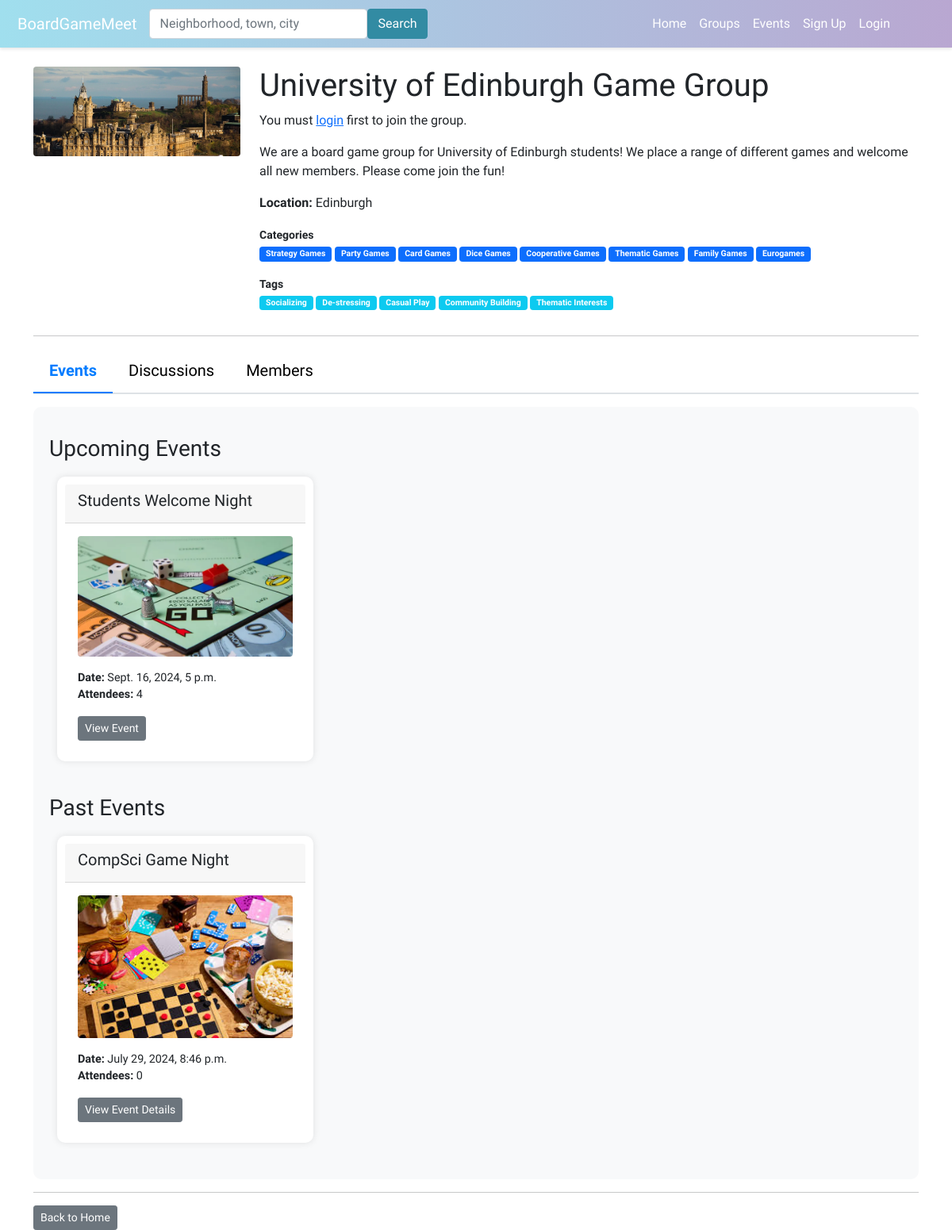
Page /group/university-of-edinburgh-game-group/ on the committed database.
### boardgame/models.py (models this page shows, shortened)
class Group(models.Model):
    name = models.CharField(max_length=100)
    description = models.TextField()
    members = models.ManyToManyField(User, through='GroupMembers')
    slug = models.SlugField(unique=True)
    group_image = models.ImageField(upload_to='group_images/', null=True, blank=True)
    TYPE_SELECT = (
        ('Public', 'Public'),
        ('Private', 'Private'),
    )
    group_privacy = models.CharField(max_length=10,choices=TYPE_SELECT,default='Public')
    categories = models.ManyToManyField(Category, related_name='groups', blank=True)
    tags = models.ManyToManyField(Tag, related_name='groups', blank=True)

class GroupLocation(models.Model):
    group = models.OneToOneField('Group', on_delete=models.CASCADE)
    city = models.CharField(max_length=100)
    sublocality = models.CharField(max_length=100, blank=True)  # neighborhoods or sublocalities
    state = models.CharField(max_length=100, blank=True)
    postcode = models.CharField(max_length=20, blank=True)
    country = models.CharField(max_length=100)
    latitude = models.DecimalField(max_digits=9, decimal_places=6, blank=True, null=True)
    longitude = models.DecimalField(max_digits=9, decimal_places=6, blank=True, null=True)

class Category(models.Model):
    name = models.CharField(max_length=100)

class Tag(models.Model):
    name = models.CharField(max_length=100)

class Event(models.Model):
    group = models.ForeignKey(Group, on_delete=models.CASCADE)
    title = models.CharField(max_length=100)
    description = models.TextField()
    date_time = models.DateTimeField()
    attendees = models.ManyToManyField(User, through='EventAttendance')
    event_image = models.ImageField(upload_to='event_images/', null=True, blank=True)
    categories = models.ManyToManyField(Category, related_name='events', blank=True)
    tags = models.ManyToManyField(Tag, related_name='events', blank=True)
    nominations_open = models.BooleanField(default=True)
    signups_open = models.BooleanField(default=False)
    admin_only_nominations = models.BooleanField(default=False)
    skip_nominations = models.BooleanField(default=False)

### boardgame/views.py (the view, shortened to what this page needs)
# urls.py: path('group/<slug:group_slug>/', views.group_profile, name='group_profile'),
def group_profile(request, group_slug):
    group = Group.objects.get(slug=group_slug)
    members = group.members.all()
    is_member = False
    is_admin = False
    is_moderator = False
    if request.user.is_authenticated:
        is_member = members.filter(id=request.user.id).exists()
        is_admin = GroupMembers.objects.filter(user=request.user, group=group, is_admin=True).exists()
        is_moderator = GroupMembers.objects.filter(user=request.user, group=group, is_moderator=True).exists()
    now = datetime.now()
    upcoming_events = Event.objects.filter(group=group, date_time__gte=now).order_by('date_time')
    past_events = Event.objects.filter(group=group, date_time__lt=now).order_by('-date_time')
    post_form = GroupPostForm()
    comment_form = GroupCommentForm()
    group_location = GroupLocation.objects.filter(group=group).first()
    posts = GroupPost.objects.filter(group=group).order_by('-date_added')
    context = {
        'group': group,
        'group_location': group_location,
        'is_admin': is_admin,
        'is_moderator': is_moderator,
        'upcoming_events': upcoming_events,
        'past_events': past_events,
        'members': members,
        'is_member': is_member,
        'post_form': post_form,
        'comment_form': comment_form,
        'posts': posts,
    }
    return render(request, 'boardgame/group_profile.html', context)

### boardgame/forms.py
class GroupPostForm(forms.ModelForm):
    class Meta:
        model = GroupPost
        fields = ['content']

class GroupCommentForm(forms.ModelForm):
    class Meta:
        model = GroupPostComment
        fields = ['content']

### boardgame/templates/boardgame/group_profile.html (shortened to what this page needs)
{% extends 'boardgame/base.html' %}
{% load static %}
{% block content %}
<head>
    <link rel="stylesheet" href="{% static 'boardgame/group_profile_style.css' %}">
</head>
<div class="row">
    <div class="col-md-3">
        {% if group.group_image %}
        <img src="{{ group.group_image.url }}" class="profile-image img-fluid rounded">
        {% else %}
        <img src="{% static 'boardgame/images/group_profile_default.jpg' %}" class="profile-image img-fluid rounded">
        {% endif %}
    </div>
    <div class="col-md-9">
        <h1>{{ group.name }}</h1>
        {% if user.is_authenticated %}
        <form method="POST" action="">
            {% csrf_token %}
            {% if is_member %}
            <button type="submit" class="btn btn-danger btn-sm mb-2" name="leave">Leave Group</button>
            {% else %}
            <button type="submit" class="btn btn-primary btn-sm mb-2" name="join">Join Group</button>
            {% endif %}
            {% if is_admin or is_moderator %}
            <a href="{% url 'create_event' group.slug %}" class="btn btn-primary btn-sm mb-2">Create Event</a>
            <a href="{% url 'manage_group_dashboard' group.slug %}" class="btn btn-secondary btn-sm mb-2">Manage
                Group</a>
            {% endif %}
        </form>
        {% else %}
        <p>You must <a href="{% url 'login' %}">login</a> first to join the group.</p>
        {% endif %}
        <p>{{ group.description }}</p>
        {% if group_location %}
        <p><strong>Location:</strong> {{ group_location.city }}</p>
        {% else %}
        <p><strong>Location:</strong> Not specified</p>
        {% endif %}
        <div class="mb-1">
            <strong class="small">Categories</strong>
            <p class="small">
                {% for category in group.categories.all %}
                <a href="#" class="badge bg-primary text-decoration-none small py-1 px-2">{{ category.name }}</a>
                {% empty %}
                <span class="badge bg-secondary small py-1 px-2">No categories</span>
                {% endfor %}
            </p>
        </div>
        <div class="mb-1">
            <strong class="small">Tags</strong>
            <p class="small">
                {% for tag in group.tags.all %}
                <a href="#" class="badge bg-info text-decoration-none small py-1 px-2">{{ tag.name }}</a>
                {% empty %}
                <span class="badge bg-secondary small py-1 px-2">No tags</span>
                {% endfor %}
            </p>
        </div>
    </div>
</div>
<hr>
<ul class="nav nav-tabs" id="groupTabs" role="tablist">
    <li class="nav-item" role="presentation">
        <a class="nav-link active" id="events-tab" data-bs-toggle="tab" href="#events" role="tab" aria-controls="events"
            aria-selected="true">Events</a>
    </li>
    <li class="nav-item" role="presentation">
        <a class="nav-link" id="discussions-tab" data-bs-toggle="tab" href="#discussions" role="tab"
            aria-controls="discussions" aria-selected="false">Discussions</a>
    </li>
    <li class="nav-item" role="presentation">
        <a class="nav-link" id="members-tab" data-bs-toggle="tab" href="#members" role="tab" aria-controls="members"
            aria-selected="false">Members</a>
    </li>
</ul>
<div class="tab-content mt-3" id="groupTabsContent">
    <div class="tab-pane fade show active" id="events" role="tabpanel" aria-labelledby="events-tab">
        <h3 class="mt-3">Upcoming Events</h3>
        {% if upcoming_events %}
        <div class="row">
            {% for event in upcoming_events %}
            <div class="col-md-4 mb-3">
                <div class="card card-custom">
                    <div class="card-header">
                        <h5>{{ event.title }}</h5>
                    </div>
                    <div class="card-body">
                        {% if event.event_image %}
                        <img src="{{ event.event_image.url }}" class="profile-image rounded mb-3"
                            style="max-width: 100%;">
                        {% else %}
                        <img src="{% static 'boardgame/images/event_image_default.jpg' %}"
                            class="profile-image rounded mb-3" style="max-width: 100%;">
                        {% endif %}
                        <p class="card-text">
                            <strong>Date:</strong> {{ event.date_time }}<br>
                            <b>Attendees:</b> {{ event.attendees.count }}
                        </p>
                        <a href="{% url 'event_details' event.id %}" class="btn btn-secondary btn-sm">View Event</a>
                    </div>
                </div>
            </div>
            {% endfor %}
        </div>
        {% else %}
        There are no upcoming events.
        {% endif %}
        {% if past_events %}
        <h3 class="mt-3">Past Events</h3>
        <div class="row">
            {% for event in past_events %}
            <div class="col-md-4 mb-3">
                <div class="card card-custom">
                    <div class="card-header">
                        <h5>{{ event.title }}</h5>
                    </div>
                    <div class="card-body">
                        {% if event.event_image %}
                        <img src="{{ event.event_image.url }}" class="profile-image rounded mb-3"
                            style="max-width: 100%;">
                        {% else %}
                        <img src="{% static 'boardgame/images/event_image_default.jpg' %}"
                            class="profile-image rounded mb-3" style="max-width: 100%;">
                        {% endif %}
                        <p class="card-text">
                            <strong>Date:</strong> {{ event.date_time }}<br>
                            <b>Attendees:</b> {{ event.attendees.count }}
                        </p>
                        <a href="{% url 'event_details' event.id %}" class="btn btn-secondary btn-sm">View Event
                            Details</a>
                    </div>
                </div>
            </div>
            {% endfor %}
        </div>
        {% endif %}
    </div>
</div>
<hr>
<div class="mt-3">
    <a href="{% url 'home' %}" class="btn btn-secondary btn-sm">Back to Home</a>
</div>
{% endblock %}

### boardgame/static/boardgame/style.css (style rules this page uses)
.profile-image { max-width: 300px; max-height: 200px; width: auto; height: auto; }
.card { padding: 10px; margin: 10px; }
.card-body p { font-size: 0.9rem; }
.btn-sm { font-size: 0.8rem; padding: 5px 10px; }

### boardgame/static/boardgame/group_profile_style.css (style rules this page uses)
.nav-tabs { border-bottom: 2px solid #dee2e6; }
.nav-tabs .nav-link { color: #000; font-size: 1.25rem; padding: 0.75rem 1.25rem; border: none; }
.nav-tabs .nav-link.active { color: #007bff; border-bottom: 2px solid #007bff; font-weight: bold; }
.tab-content { background-color: #f8f9fa; padding: 20px; border-radius: 10px; }
.card-custom { border: none; box-shadow: 0 0 10px rgba(0, 0, 0, 0.1); border-radius: 10px; }

### boardgame/templates/boardgame/base.html (style rules this page uses)
body { font-family: 'Varela Round', sans-serif; }

### rows in the picture
Group: group_image (picture), name "University of Edinburgh Game Group", description "We are a board game group for University of Edinburgh students! We place a range of different games and welcome all new members. Please come join the fun!"
GroupLocation: city "Edinburgh"
Category: name "Strategy Games"
Category: name "Party Games"
Category: name "Card Games"
Category: name "Dice Games"
Category: name "Cooperative Games"
Category: name "Thematic Games"
Category: name "Family Games"
Category: name "Eurogames"
Tag: name "Socializing"
Tag: name "De-stressing"
Tag: name "Casual Play"
Tag: name "Community Building"
Tag: name "Thematic Interests"
Event: title "Students Welcome Night", event_image (picture), date_time "Sept. 16, 2024, 5 p.m.", attendees.count "4"
Event: title "CompSci Game Night", date_time "July 29, 2024, 8:46 p.m.", attendees.count "0"
